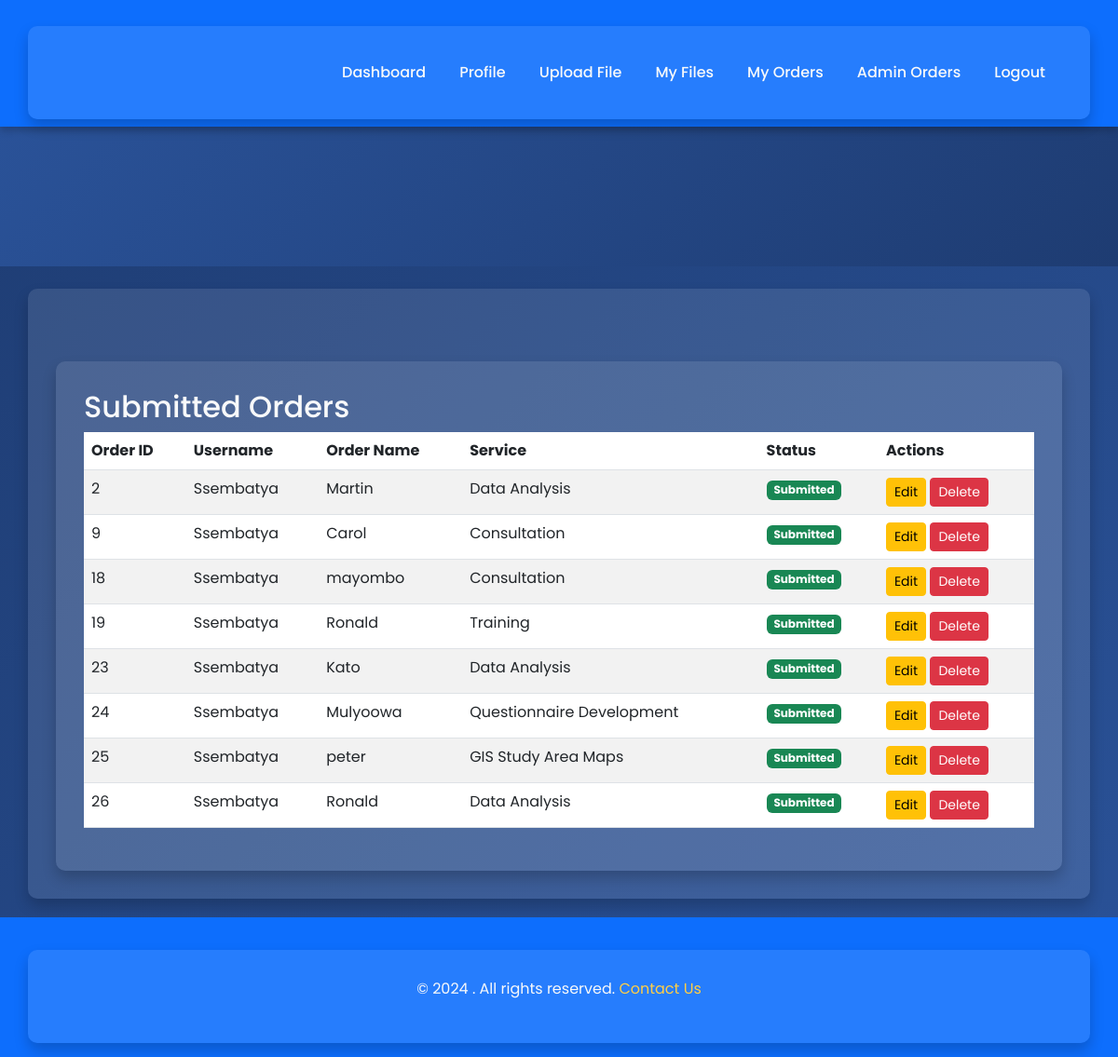
Page /admin/orders (signed in) on the earlier database version.
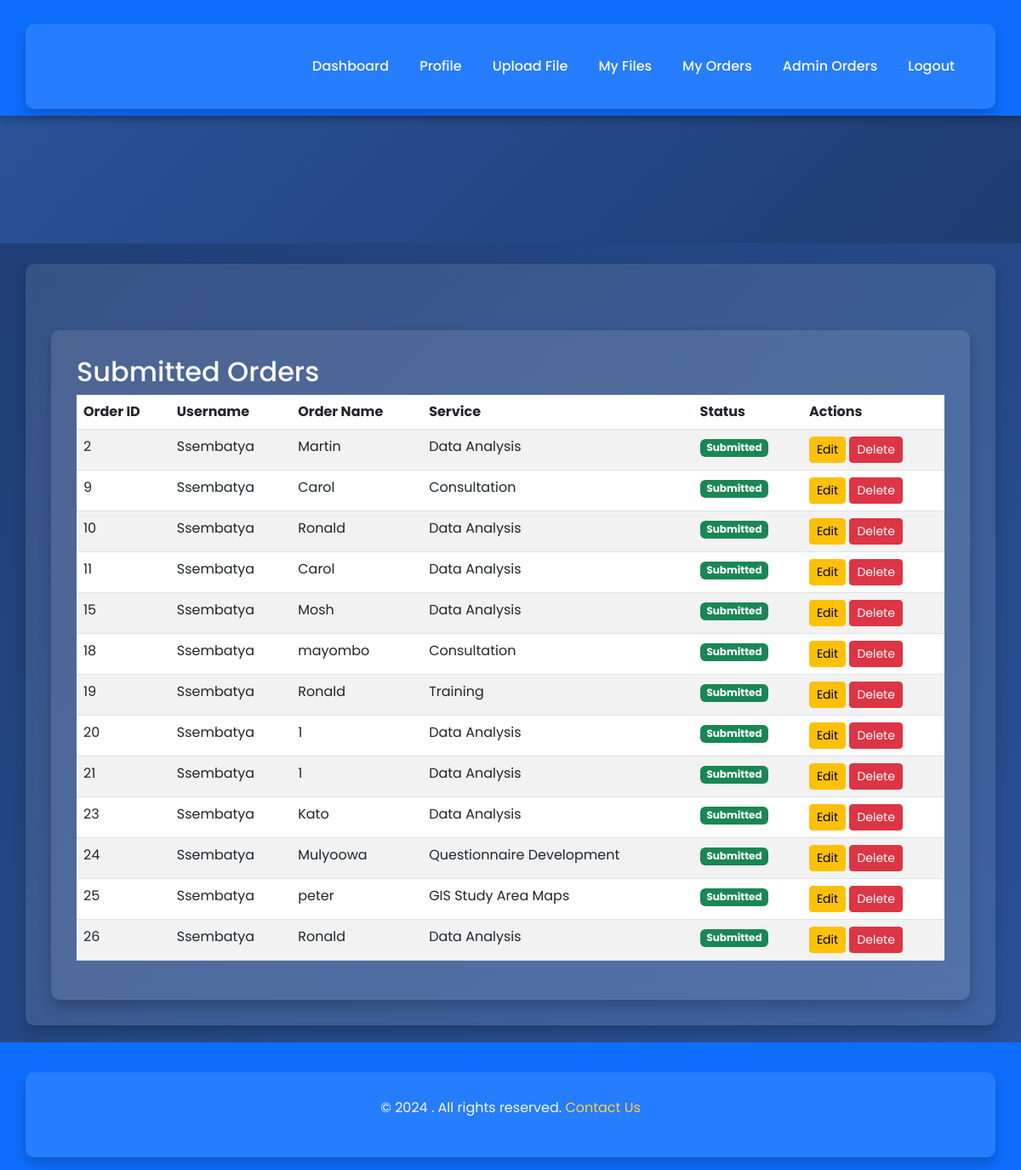
Same page on the later database version.
### tables this page shows
CREATE TABLE orders (
            id INTEGER PRIMARY KEY AUTOINCREMENT,
            user_id INTEGER,
            name TEXT,
            service TEXT
        , status TEXT DEFAULT 'draft');

CREATE TABLE "users" (
 id INTEGER PRIMARY KEY AUTOINCREMENT,
username TEXT UNIQUE,
password TEXT,
email TEXT,
phone_number TEXT,
is_admin INTEGER DEFAULT 0
);

### app.py (the view)
@app.route('/admin/orders')
@login_required
def admin_orders():
    if not current_user.is_admin:
        flash("Access denied.", "danger")
        return redirect(url_for('index'))
    conn = sqlite3.connect('database.db')
    cursor = conn.cursor()
    cursor.execute("""
        SELECT orders.id, users.username, orders.name, orders.service, orders.status
        FROM orders
        JOIN users ON orders.user_id = users.id
        WHERE orders.status = 'submitted'
    """)
    orders = cursor.fetchall()
    conn.close()
    print("Fetched Admin Orders:", orders)
    return render_template('admin_orders.html', orders=orders)

### app.py (called while the page is built)
@login_manager.user_loader
def load_user(user_id):
    conn = sqlite3.connect('database.db')
    cursor = conn.cursor()
    cursor.execute("SELECT id, username, is_admin FROM users WHERE id = ?", (user_id,))
    user = cursor.fetchone()
    conn.close()
    if user:
        return User(id=user[0], username=user[1], is_admin=user[2])
    return None

### templates/admin_orders.html
{% extends "base.html" %}
{% block content %}
<div class="container mt-5">
    <h2>Submitted Orders</h2>
    {% if orders %}
    <table class="table table-striped">
        <thead>
            <tr>
                <th>Order ID</th>
                <th>Username</th>
                <th>Order Name</th>
                <th>Service</th>
                <th>Status</th>
                <th>Actions</th>
            </tr>
        </thead>
        <tbody>
            {% for order in orders %}
            <tr>
                <td>{{ order[0] }}</td>
                <td>{{ order[1] }}</td>
                <td>{{ order[2] }}</td>
                <td>{{ order[3] }}</td>
                <td>
                    {% if order[4] == 'submitted' %}
                        <span class="badge bg-success">Submitted</span>
                    {% else %}
                        <span class="badge bg-secondary">Draft</span>
                    {% endif %}
                </td>
                <td>
                    <a href="/order/edit/{{ order[0] }}" class="btn btn-warning btn-sm">Edit</a>
                    <form action="/order/delete/{{ order[0] }}" method="post" style="display:inline;">
                        <button type="submit" class="btn btn-danger btn-sm">Delete</button>
                    </form>
                </td>
            </tr>
            {% endfor %}
        </tbody>
    </table>
    {% else %}
    <p class="text-center">No submitted orders found.</p>
    {% endif %}
</div>
{% endblock %}

Differences in the rows shown:
now on this page (row edited): orders: id "10", username "Ssembatya", name "Ronald", service "Data Analysis", status "Submitted"
now on this page (row edited): orders: id "11", username "Ssembatya", name "Carol", service "Data Analysis", status "Submitted"
now on this page (row edited): orders: id "15", username "Ssembatya", name "Mosh", service "Data Analysis", status "Submitted"
now on this page (row edited): orders: id "20", username "Ssembatya", name "1", service "Data Analysis", status "Submitted"
now on this page (row edited): orders: id "21", username "Ssembatya", name "1", service "Data Analysis", status "Submitted"
